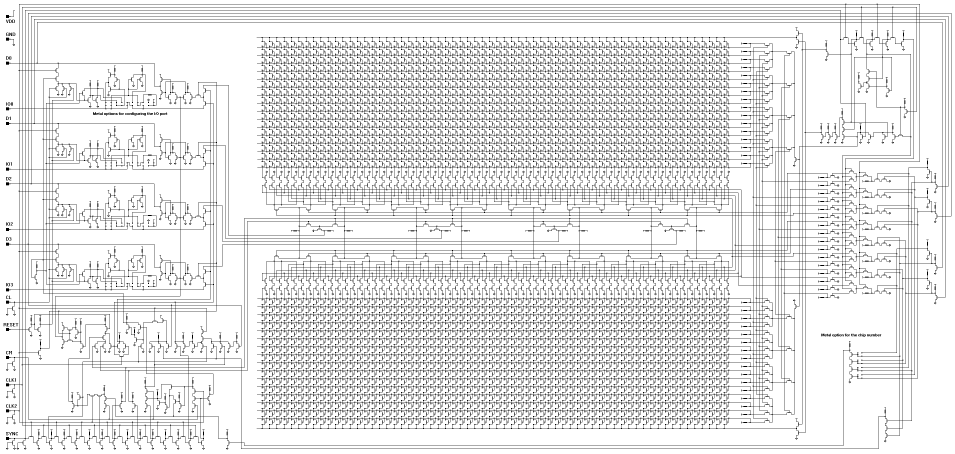
#> input picture docs/emulators/i4001-schematic.png, 2864 x 1360 px, given in place of i4001-schematic.bmp, which was not available (shown at 1/3 size)
$ python extract_schematic_connectivity_v0.py --chip 4001
#> lines starting #> are read from the running program, lines starting #| are printed output that depends on the picture; after the words box and inside, x2 and y2 are one past the last pixel; in counts of white or black regions, pixels touching at a corner belong together; pictures that were not available may be replaced by others from this repository, and a replacement may not be noted
#!/usr/bin/env python3
from __future__ import annotations

import argparse
import hashlib
import json
import re
from collections import defaultdict
from dataclasses import dataclass
from pathlib import Path

import cv2
import numpy as np
from PIL import Image, ImageDraw, ImageFont

ROOT = Path(__file__).resolve().parents[1]


@dataclass(frozen=True)
class ChipSpec:
    chip: str
    schematic_bmp: Path
    signals_txt: Path


def specs() -> dict[str, ChipSpec]:
    emu = ROOT / "docs" / "emulators"
    return {
        "4001": ChipSpec("4001", emu / "i4001-schematic.bmp", emu / "i4001-signals.txt"),
        "4002": ChipSpec("4002", emu / "i4002-schematic.bmp", emu / "i4002-signals.txt"),
        "4003": ChipSpec("4003", emu / "i4003-schematic.bmp", emu / "i4003-signals.txt"),
        "4004": ChipSpec("4004", emu / "i4004-schematic.bmp", emu / "i4004-signals.txt"),
    }


# [6 lines left out: function sha256, not called in this run]


def rel_or_abs(path: Path) -> str:
    return str(path.relative_to(ROOT)) if path.is_relative_to(ROOT) else str(path)


def parse_signals_txt(path: Path) -> list[dict[str, object]]:
    out: list[dict[str, object]] = []
    for raw in path.read_text(errors="replace").splitlines():
        line = raw.strip().strip("\r")
        if not line or line.startswith(";"):
            continue
        parts = [p.strip() for p in line.split(",")]
        if len(parts) != 3:
            continue
        try:
            x = int(parts[0])
            y = int(parts[1])
        except ValueError:
            continue
        out.append({"x": x, "y": y, "name": parts[2]})
    return out


def load_mask(gray: np.ndarray, *, threshold: int, polarity: str) -> np.ndarray:
    if polarity == "dark":
        return (gray < threshold).astype(np.uint8)
    if polarity == "light":
        return (gray > threshold).astype(np.uint8)
    if polarity != "auto":
        raise ValueError(f"unknown polarity: {polarity}")
    light = gray > threshold
    dark = ~light
    return (dark if dark.mean() < light.mean() else light).astype(np.uint8)


# [5 lines left out: function try_font, not called in this run]


_N4 = ((1, 0), (-1, 0), (0, 1), (0, -1))


# [136 lines left out: functions _neighbors4, _degree4, _dot_score, _find_seed, trace_net, not called in this run]


def main() -> int:
    p = argparse.ArgumentParser(description="Trace schematic connectivity on a skeleton for selected signals (v0).")
    p.add_argument("--chip", required=True, choices=sorted(specs().keys()))
    p.add_argument("--out-dir", type=Path, default=ROOT / "docs" / "evidence" / "schematic_connectivity_v0")
    p.add_argument("--threshold", type=int, default=200)
    p.add_argument("--polarity", choices=["auto", "dark", "light"], default="auto")
    p.add_argument("--seed-radius", type=int, default=24, help="Max radius for finding nearest skeleton pixel to a point")
    p.add_argument("--name-regex", type=str, default=".*", help="Only trace signals whose names match this regex")
    p.add_argument("--max-states", type=int, default=250_000, help="Max BFS states per traced net (safety bound)")
    p.add_argument("--dot-radius", type=int, default=2, help="Neighborhood radius for junction-dot scoring")
    p.add_argument("--dot-thresh", type=float, default=0.55, help="Mean mask density to classify a junction dot")
    p.add_argument("--render", action="store_true", help="Render a debug overlay for traced nets")
    args = p.parse_args()

    spec = specs()[args.chip]
    img = cv2.imread(str(spec.schematic_bmp), cv2.IMREAD_GRAYSCALE)
#> img: shape (1360, 2864); 89.4% white; black in thin lines or dots
    if img is None:
        raise SystemExit(f"failed to read {spec.schematic_bmp}")
    mask = load_mask(img, threshold=int(args.threshold), polarity=str(args.polarity))
#> in load_mask, `light = gray > threshold`: light: shape (1360, 2864) bool; 89.4% white; black in thin lines or dots
#> in load_mask, `dark = ~light`:
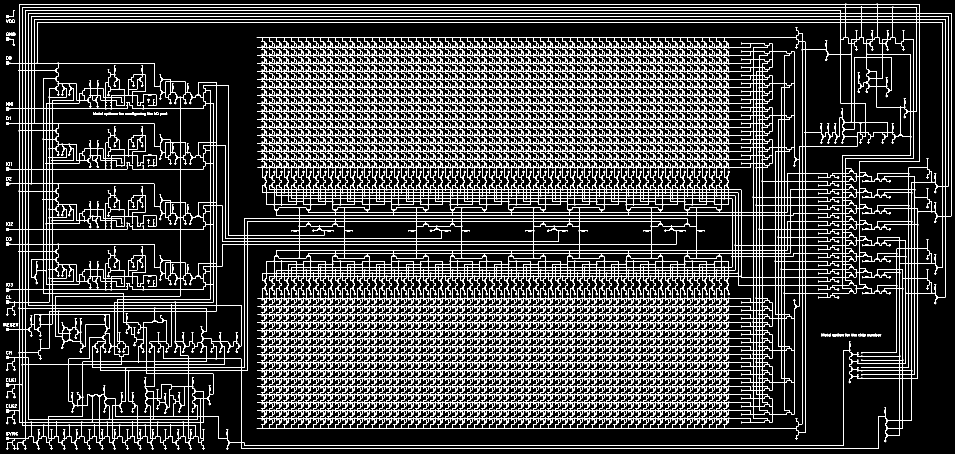
#> dark: shape (1360, 2864) bool (shown at 1/3 size); 10.6% white in thin lines or dots

    # Skeletonize (OpenCV contrib thinning expects 0/255).
    u8 = np.where(mask > 0, 255, 0).astype(np.uint8)
#> u8: shape (1360, 2864); 10.6% white in thin lines or dots
    skel_u8 = cv2.ximgproc.thinning(u8)
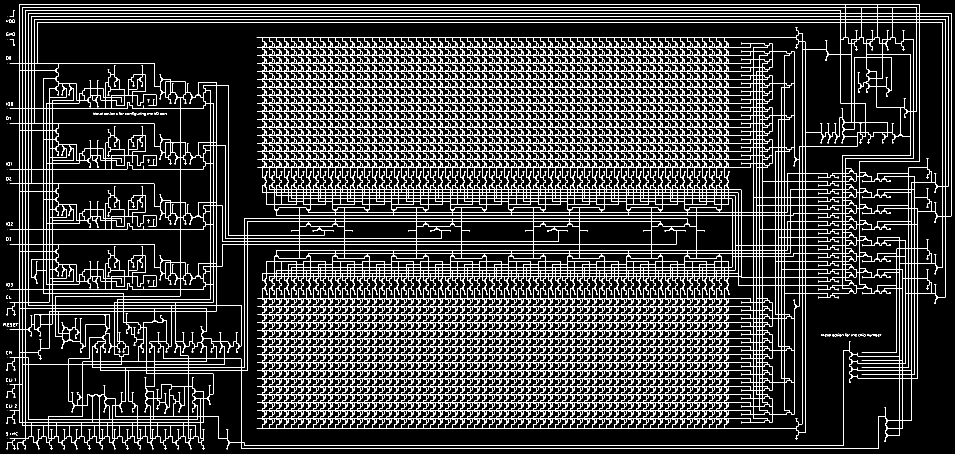
#> skel_u8: shape (1360, 2864) (shown at 1/3 size); 9.4% white in thin lines or dots
    skel = (skel_u8 > 0).astype(np.uint8)
#> skel: shape (1360, 2864); values 0 (black) and 1 (white), 9.4% white in thin lines or dots

    points = parse_signals_txt(spec.signals_txt)
    # Map each point to a skeleton seed; build reverse map for “hits”.
    point_by_pos: dict[tuple[int, int], list[str]] = defaultdict(list)
    point_seeds: list[tuple[int, int] | None] = []
    for pt in points:
        x = int(pt["x"])
        y = int(pt["y"])
        s = _find_seed(skel, x, y, max_r=int(args.seed_radius))
        point_seeds.append(s)
        if s is not None:
            point_by_pos[s].append(str(pt["name"]))

    pat = re.compile(str(args.name_regex))
    targets: list[dict[str, object]] = []
    for idx, pt in enumerate(points):
        name = str(pt["name"])
        if not pat.search(name):
            continue
        seed = point_seeds[idx]
        if seed is None:
            targets.append({"name": name, "point": {"x": int(pt["x"]), "y": int(pt["y"])}, "error": "no_seed"})
            continue
        res = trace_net(
            skel=skel,
            mask=mask,
            seed=seed,
            max_states=int(args.max_states),
            dot_r=int(args.dot_radius),
            dot_thresh=float(args.dot_thresh),
            point_by_pos=point_by_pos,
        )
        targets.append({"name": name, "point": {"x": int(pt["x"]), "y": int(pt["y"])}, **res})

    out_chip = Path(args.out_dir) / spec.chip
    out_chip.mkdir(parents=True, exist_ok=True)
    out_json = out_chip / f"{spec.chip.lower()}_schematic_connectivity_v0.json"
    payload = {
        "chip": spec.chip,
        "schema": {"version": 0, "description": "Skeleton-based schematic connectivity traces for selected signals."},
        "inputs": {
            "schematic_bmp": rel_or_abs(spec.schematic_bmp),
            "signals_txt": rel_or_abs(spec.signals_txt),
            "sha256": {"schematic_bmp": sha256(spec.schematic_bmp), "signals_txt": sha256(spec.signals_txt)},
        },
        "params": {
            "threshold": int(args.threshold),
            "polarity": str(args.polarity),
            "seed_radius": int(args.seed_radius),
            "name_regex": str(args.name_regex),
            "max_states": int(args.max_states),
            "dot_radius": int(args.dot_radius),
            "dot_thresh": float(args.dot_thresh),
        },
        "counts": {"targets": int(len(targets))},
        "targets": targets,
    }
    out_json.write_text(json.dumps(payload, indent=2, sort_keys=True) + "\n", encoding="utf-8")

    out_png = None
    if bool(args.render):
        pil = Image.fromarray(img).convert("RGB")
        d = ImageDraw.Draw(pil)
        font = try_font(16)
        for t in targets:
            name = str(t.get("name", ""))
            pt = t.get("point", {}) if isinstance(t.get("point"), dict) else {}
            x = int(pt.get("x", 0))
            y = int(pt.get("y", 0))
            d.ellipse([x - 3, y - 3, x + 3, y + 3], outline=(255, 0, 0), width=2)
            d.text((x + 6, y - 6), name, fill=(255, 0, 0), font=font)
            bb = t.get("bbox")
            if isinstance(bb, dict):
                d.rectangle([bb["x0"], bb["y0"], bb["x1"], bb["y1"]], outline=(0, 200, 0), width=2)
        out_png = out_chip / f"{spec.chip.lower()}_schematic_connectivity_v0.png"
        pil.save(out_png, format="PNG", optimize=False, compress_level=9)

    print(json.dumps({"out_json": str(out_json), "out_png": str(out_png) if out_png else None}, indent=2))
    return 0


if __name__ == "__main__":
#> (the run stopped early here; a loop or call above may not have finished)

$ run again, with docs/emulators/i4001-diffusion.png copied over docs/emulators/i4001-schematic.png
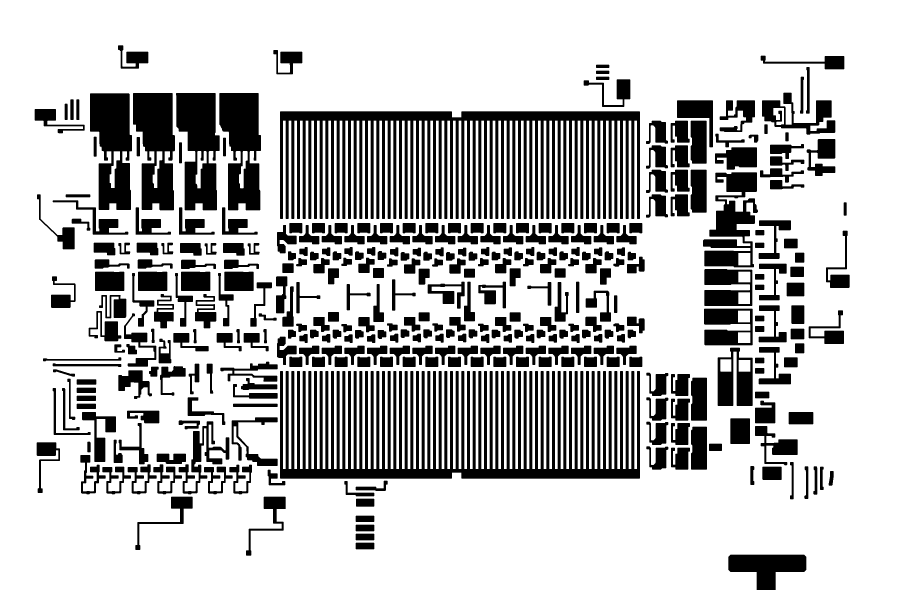
#> input picture docs/emulators/i4001-diffusion.png, 2712 x 1768 px, given in place of i4001-schematic.bmp, which was not available (shown at 1/3 size)
#> img: shape (1768, 2712); 75.1% white; 370 black regions, largest, box (x1, y1, x2, y2) and area: (840, 1113, 1920, 1436) 200028, (840, 334, 1920, 657) 199524, (270, 280, 396, 630) 32403
#> in main, `skel_u8 = cv2.ximgproc.thinning(u8)`:
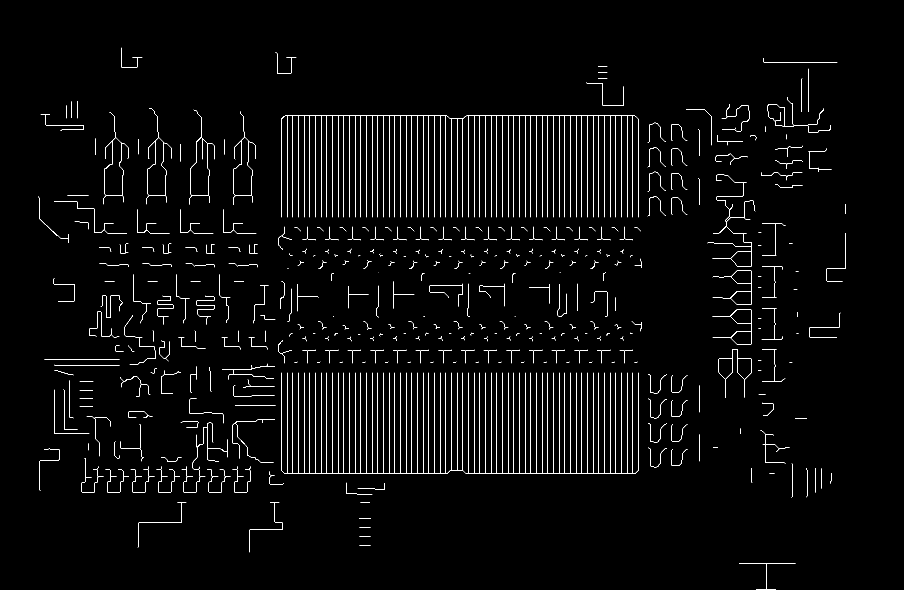
#> skel_u8: shape (1768, 2712) (shown at 1/3 size); 1.6% white in thin lines or dots, all inside (x1, y1, x2, y2) = (116, 143, 2538, 1768)

$ run again, with docs/emulators/i4001-poly.png copied over docs/emulators/i4001-schematic.png
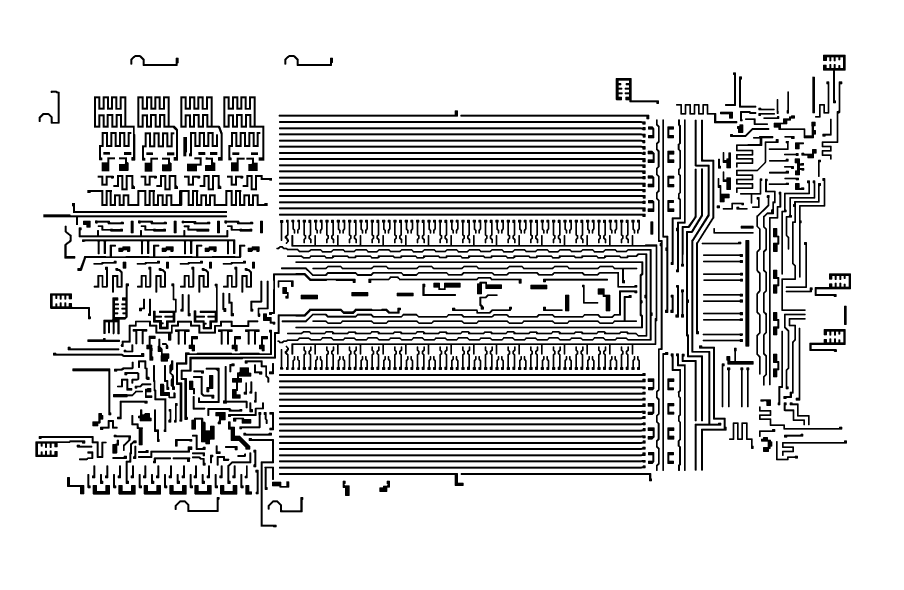
#> input picture docs/emulators/i4001-poly.png, 2712 x 1768 px, given in place of i4001-schematic.bmp, which was not available (shown at 1/3 size)
#> img: shape (1768, 2712); 85% white; 532 black regions, largest, box (x1, y1, x2, y2) and area: (874, 705, 1972, 1064) 17229, (829, 738, 1958, 1030) 13358, (861, 760, 1942, 1010) 12984
#> in load_mask, `dark = ~light`:
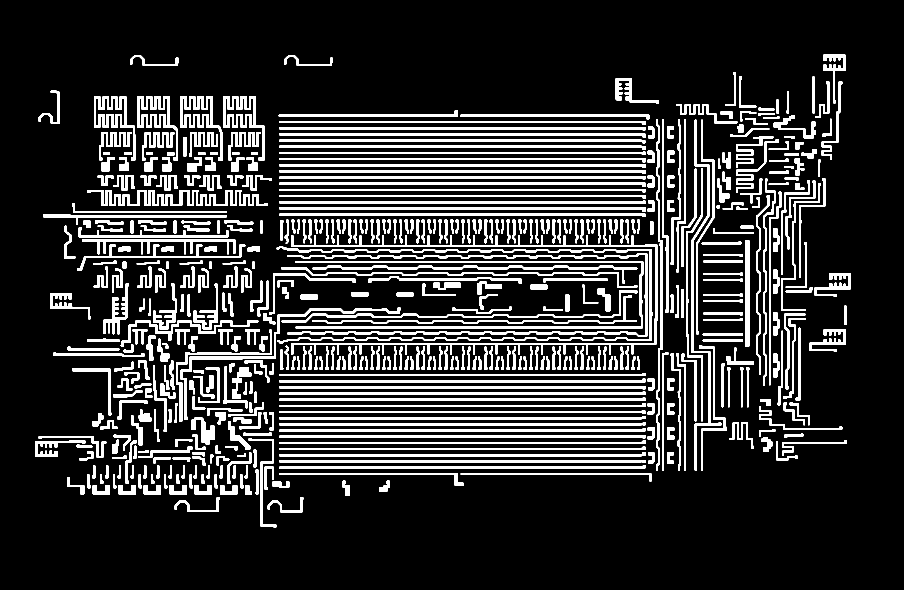
#> dark: shape (1768, 2712) bool (shown at 1/3 size); 15% white; 532 white regions, largest, box (x1, y1, x2, y2) and area: (874, 705, 1972, 1064) 17229, (829, 738, 1958, 1030) 13358, (861, 760, 1942, 1010) 12984
#> in main, `skel_u8 = cv2.ximgproc.thinning(u8)`:
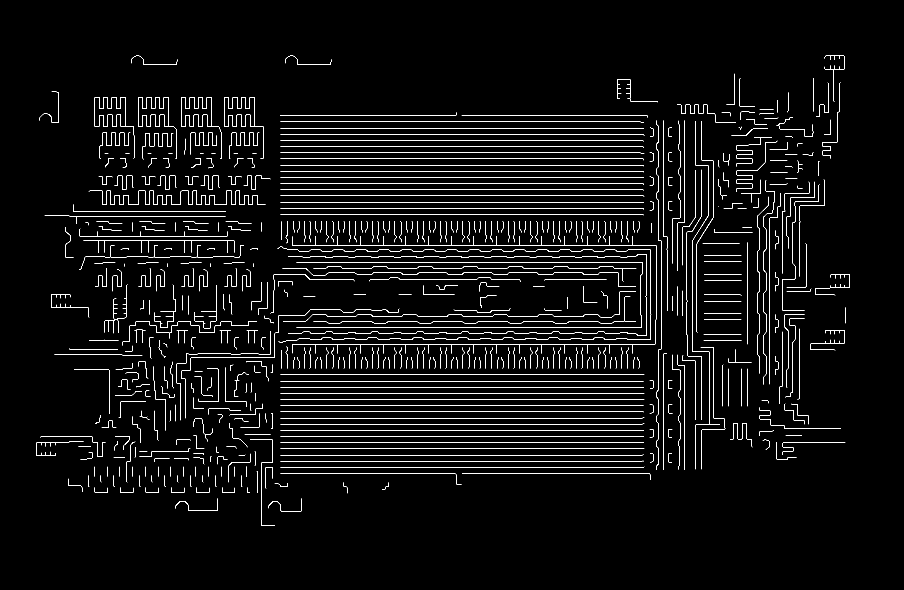
#> skel_u8: shape (1768, 2712) (shown at 1/3 size); 2.3% white in thin lines or dots, all inside (x1, y1, x2, y2) = (109, 167, 2550, 1578)
